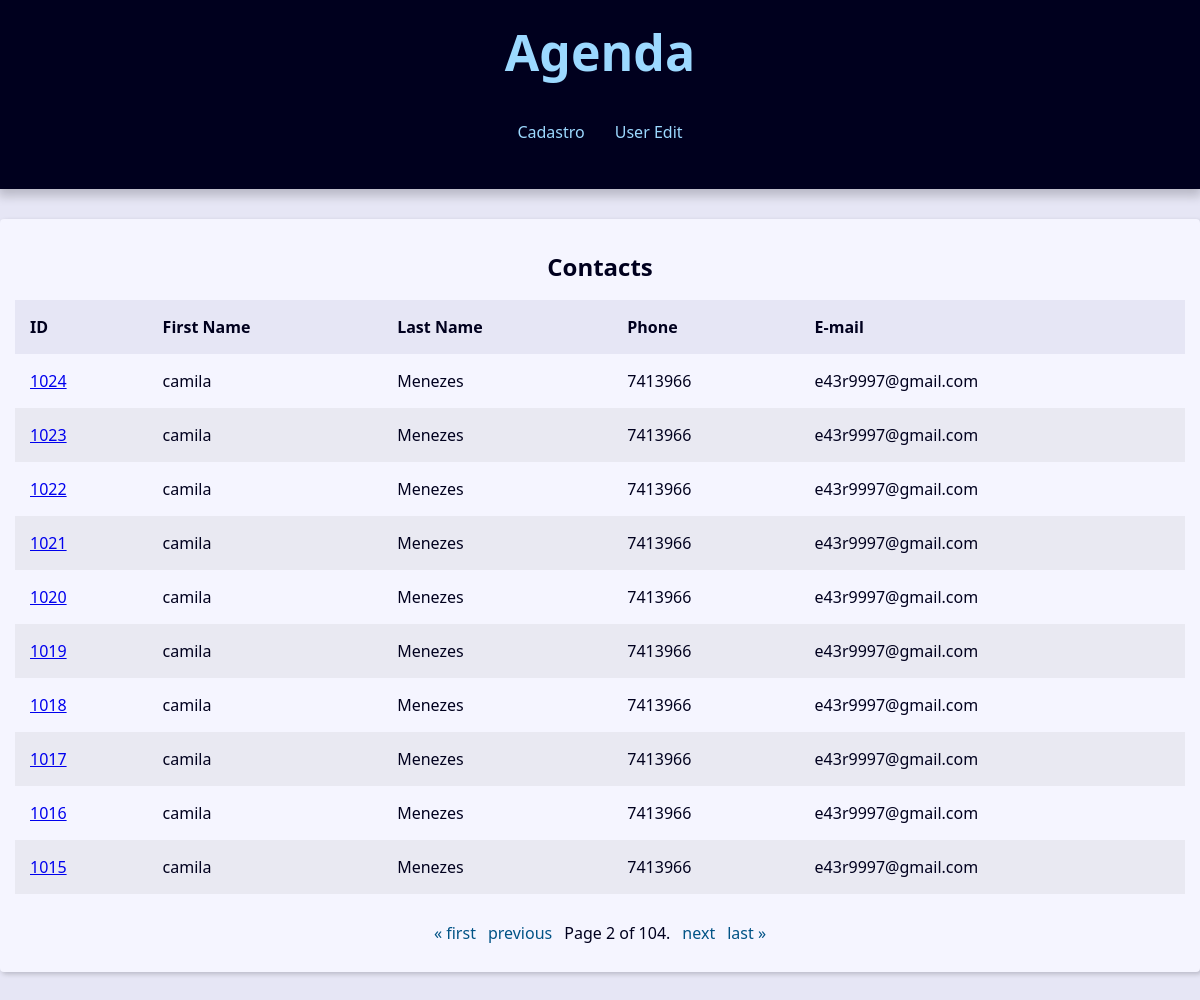
/?page=2, run on an earlier commit of the app's database.
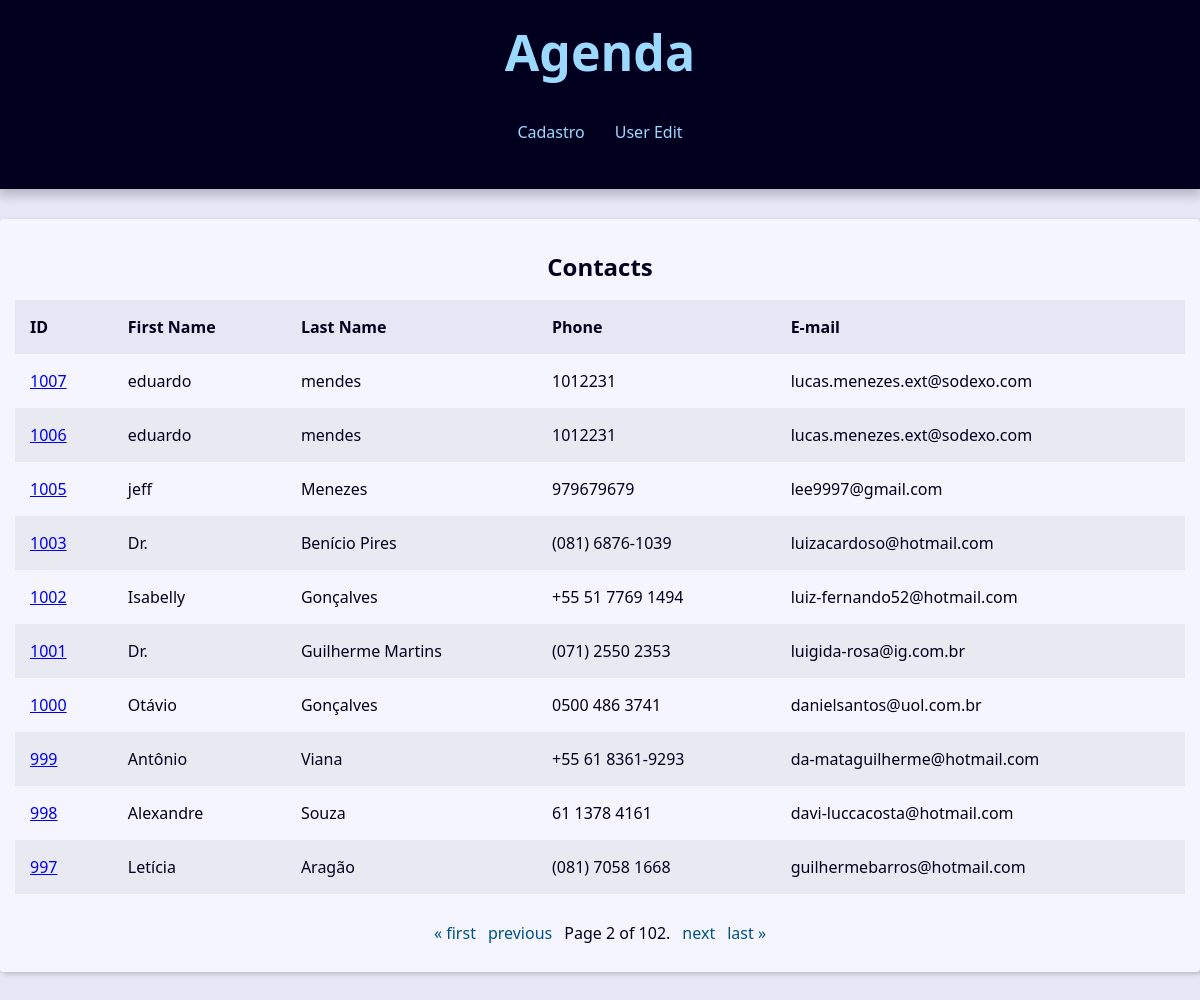
And on a later commit of the database.
### contact/models.py (models this page shows, shortened)
class Contact(models.Model):
    first_name = models.CharField(max_length=50)
    last_name = models.CharField(max_length=50, blank=True)
    phone = models.CharField(max_length=50)
    email = models.EmailField(max_length=254, blank=True)
    created_date = models.DateTimeField(default=timezone.now)
    description = models.TextField(blank=True)
    show = models.BooleanField(default=True)
    picture = models.ImageField(blank=True, upload_to='pictures/%Y/%M/%D/')
    category = models.ForeignKey(Category, on_delete=models.SET_NULL, null=True, blank=True)
    owner = models.ForeignKey(User, on_delete=models.SET_NULL, null=True, blank=True)

### contact/views/contact_views.py (the view)
# urls.py: path('', views.index, name='index'),
def index(request):
    contacts = Contact.objects\
        .filter(show=True)\
        .order_by('-id')
    paginator = Paginator(contacts, 10)
    page_number = request.GET.get("page")
    page_obj = paginator.get_page(page_number)
    context={
        'page_obj': page_obj,
        'contacts': contacts,
    }
    return render(
        request,
        'contact/index.html',
        context
    )

### contact/templates/contact/index.html
{% extends 'global/base.html' %}
{% block content%}
{% if page_obj %}
    <div class='responsive-table'>
        <table class='contacts-table'>
            <caption class='table-caption'>
                Contacts
            </caption>
            <thead>
                <tr class='table-row table-row-header'>
                    <th class='table-header'>ID</th>
                    <th class='table-header'>First Name</th>
                    <th class='table-header'>Last Name</th>
                    <th class='table-header'>Phone</th>
                    <th class='table-header'>E-mail</th>
            </thead>
            <tbody>
                {% for contact in page_obj %}
                    <tr class='table-row'>
                        <td class='table-cel'>
                            <a class='table=link'
                               href="{% url "contact:contact" contact.id %}">
                                {{contact.id}}
                            </a>
                        </td>
                        <td class='table-cel'>
                            {{contact.first_name}}
                        </td>
                        <td class='table-cel'>
                            {{contact.last_name}}
                        </td>
                        <td class='table-cel'>
                            {{contact.phone}}
                        </td>
                        <td class='table-cel'>
                            {{contact.email}}
                        </td>
                {% endfor %}
            </tbody>
        </table>
    </div>
    {% else %}
    <div class="single-contact">
      <h1 class="single-contact-name">
        Nenhum contato encontrado.
      </h1>
    </div>
  {% endif %}
{% endblock content%}

What changed in the data, as far as the page shows it:
removed Contact: id "1024", first_name "camila", last_name "Menezes", phone "7413966", email "e43r9997@gmail.com"
removed Contact: id "1023", first_name "camila", last_name "Menezes", phone "7413966", email "e43r9997@gmail.com"
removed Contact: id "1022", first_name "camila", last_name "Menezes", phone "7413966", email "e43r9997@gmail.com"
removed Contact: id "1021", first_name "camila", last_name "Menezes", phone "7413966", email "e43r9997@gmail.com"
removed Contact: id "1020", first_name "camila", last_name "Menezes", phone "7413966", email "e43r9997@gmail.com"
removed Contact: id "1019", first_name "camila", last_name "Menezes", phone "7413966", email "e43r9997@gmail.com"
removed Contact: id "1018", first_name "camila", last_name "Menezes", phone "7413966", email "e43r9997@gmail.com"
no longer on this page (row edited): Contact: id "1017", first_name "camila", last_name "Menezes", phone "7413966", email "e43r9997@gmail.com"
no longer on this page (row unchanged): Contact: id "1016", first_name "camila", last_name "Menezes", phone "7413966", email "e43r9997@gmail.com"
no longer on this page (row edited): Contact: id "1015", first_name "camila", last_name "Menezes", phone "7413966", email "e43r9997@gmail.com"
now on this page (row unchanged): Contact: id "1007", first_name "eduardo", last_name "mendes", phone "1012231", email "lucas.menezes.ext@sodexo.com"
now on this page (row unchanged): Contact: id "1006", first_name "eduardo", last_name "mendes", phone "1012231", email "lucas.menezes.ext@sodexo.com"
now on this page (row unchanged): Contact: id "1005", first_name "jeff", last_name "Menezes", phone "979679679", email "lee9997@gmail.com"
now on this page (row unchanged): Contact: id "1003", first_name "Dr.", last_name "Benício Pires", phone "(081) 6876-1039", email "luizacardoso@hotmail.com"
now on this page (row unchanged): Contact: id "1002", first_name "Isabelly", last_name "Gonçalves", phone "+55 51 7769 1494", email "luiz-fernando52@hotmail.com"
now on this page (row unchanged): Contact: id "1001", first_name "Dr.", last_name "Guilherme Martins", phone "(071) 2550 2353", email "luigida-rosa@ig.com.br"
now on this page (row unchanged): Contact: id "1000", first_name "Otávio", last_name "Gonçalves", phone "0500 486 3741", email "danielsantos@uol.com.br"
now on this page (row unchanged): Contact: id "999", first_name "Antônio", last_name "Viana", phone "+55 61 8361-9293", email "da-mataguilherme@hotmail.com"
now on this page (row unchanged): Contact: id "998", first_name "Alexandre", last_name "Souza", phone "61 1378 4161", email "davi-luccacosta@hotmail.com"
now on this page (row unchanged): Contact: id "997", first_name "Letícia", last_name "Aragão", phone "(081) 7058 1668", email "guilhermebarros@hotmail.com"
Also different on the page:
{{ page_obj.paginator.num_pages }}: "104" → "102"
